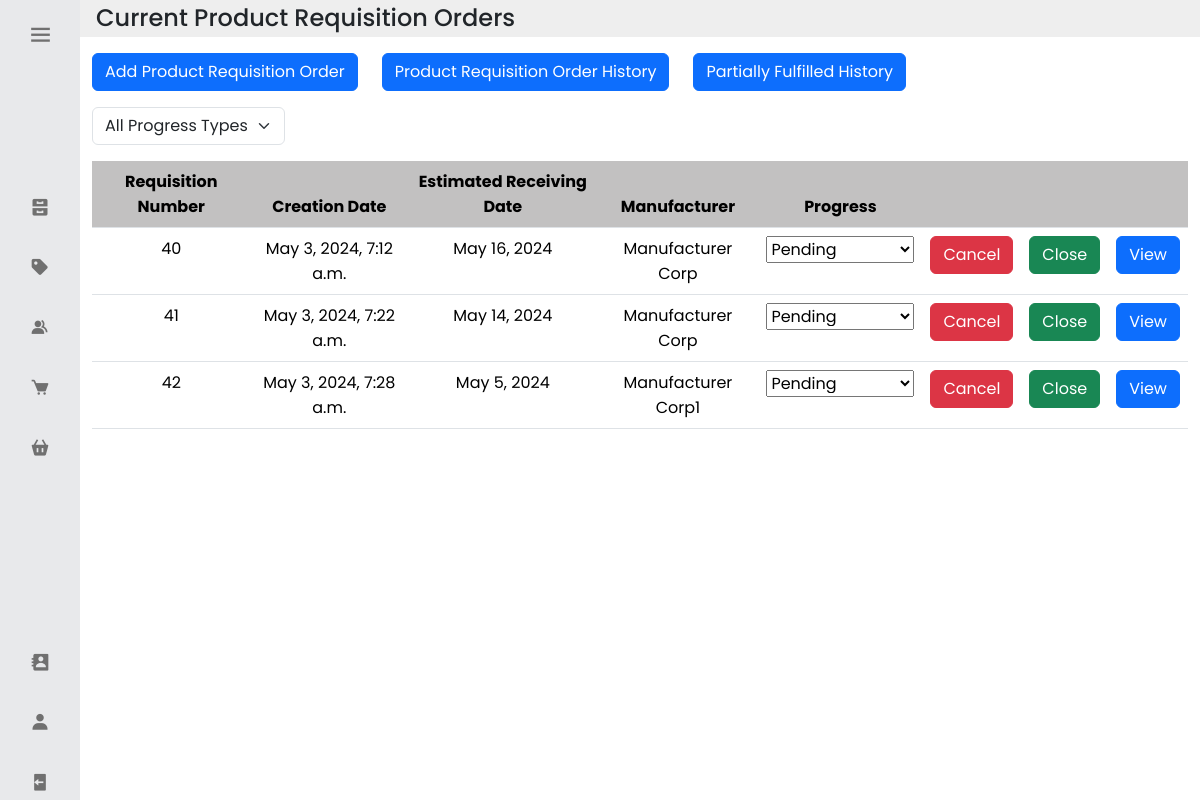
Screenshot of /current_pros (signed in) with the database file from the repository.
### inventoryapp/models.py (models this page shows, shortened)
class Product_Requisition_Order(models.Model):
    Product_Requisition_ID = models.AutoField(primary_key=True)
    Creation_Date = models.DateTimeField()
    Estimated_Receiving_Date = models.DateField()
    Received_Date = models.DateTimeField(null=True, blank=True)
    PRO_Manufacturer = models.CharField(max_length=32)
    Total_Cost = models.DecimalField(max_digits=9, decimal_places=2, validators=[MinValueValidator(0)])
    Notes = models.TextField(validators =[MaxLengthValidator(1024)], null=True, blank=True)
    Progress = models.CharField(max_length=16, default = "Pending")
    PRO_Status = models.CharField(max_length=16, default = "Ongoing")
    Account_ID_Closed_by = models.ForeignKey('Account', on_delete=models.CASCADE, related_name='pro_closed', null=True, blank=True)
    Account_ID_Created_by = models.ForeignKey('Account', on_delete=models.CASCADE, related_name='pro_created')

### inventoryapp/views.py (the view)
# urls.py: path('current_pros', views.requisition_order_list, name='current_pros'),
@login_required
def requisition_order_list(request):
    all_requisition_orders = Product_Requisition_Order.objects.all()
    progress_type_param = request.GET.get('progress_type')
    if progress_type_param:
            if progress_type_param == 'Pending':
                all_requisition_orders = all_requisition_orders.filter(Progress='Pending')
            elif progress_type_param == 'To be Picked Up':
                all_requisition_orders = all_requisition_orders.filter(Progress='To be Picked Up')
    return render(request, 'inventoryapp/current_pros.html', {'requisition_orders':all_requisition_orders})

### inventoryapp/models.py (called while the page is built)
    def __str__(self):
        return str(self.user)

### inventoryapp/templates/inventoryapp/current_pros.html (shortened to what this page needs)
<link rel="stylesheet" href="https://cdnjs.cloudflare.com/ajax/libs/twitter-bootstrap/5.3.0/css/bootstrap.min.css">
<link rel="stylesheet" href="https://cdn.datatables.net/2.0.0/css/dataTables.bootstrap5.css">
{% extends 'inventoryapp/base.html' %}
{% load static %}
{% block content %}
<head>
</head>
<body class="bg-light">
  <div class="container-fluid">
    <div class="row p-1" style="background-color: #eee;">
      <div class="col-md-auto d-flex align-items-center">
        <h4 class="m-0 mr-3">Current Product Requisition Orders</h4>
      </div>
    </div>
    <div class="row mt-3">
      <div class="col-md-auto">
        <a href="{% url 'add_pro' %}" class="btn btn-primary">Add Product Requisition Order</a>
      </div>
      <div class="col-md-auto">
        <a href="{% url 'history_pro' %}" class="btn btn-primary">Product Requisition Order History</a>
      </div>
      <div class="col-md-auto">
        <a href="{% url 'history_partially_fulfilled' %}" class="btn btn-primary">Partially Fulfilled History</a>
      </div>
    </div>
    <div class="row mt-3">
      <div class="col-md-auto">
        <select id="customerFilter" class="form-select" aria-label="Filter by Progress">
            <option value="">All Progress Types</option>
        </select>
      </div>
    </div>
    <div class="row mt-3">
      <div class="table-responsive">
        <table id="currentpro" class="table text-center">
          <thead>
            <tr>
              <th scope="col" style="background-color: #C2C1C1; text-align: center;">Requisition Number</th>
              <th scope="col" style="background-color: #C2C1C1; text-align: center;">Creation Date</th>
              <th scope="col" style="background-color: #C2C1C1; text-align: center;">Estimated Receiving Date</th>
              <th scope="col" style="background-color: #C2C1C1; text-align: center;">Manufacturer</th>
              <th scope="col" style="background-color: #C2C1C1; text-align: center;">Progress</th>
              <th scope="col" style="background-color: #C2C1C1;" data-orderable="false"> </th>
              <th scope="col" style="background-color: #C2C1C1;" data-orderable="false"> </th>
              <th scope="col" style="background-color: #C2C1C1;" data-orderable="false"> </th>
            </tr>
          </thead>
          <tbody>
            {% for pro in requisition_orders %}
              {% if pro.PRO_Status == "Ongoing" %}
                <tr>
                    <td class = "iname" style="text-align: center;">{{pro.Product_Requisition_ID}}</td>
                    <td class = "iid" style="text-align: center;">{{pro.Creation_Date}}</td>
                    <td class = "iact_inv_cnt" style="text-align: center;">{{pro.Estimated_Receiving_Date}}</td>
                    <td class = "iact_inv_cnt" style="text-align: center;">{{pro.PRO_Manufacturer}}</td>
                    <td class="iact_inv_cnt" style="text-align: center;">
                      <select class="PRO_progress_dropdown" name="PRO_progress_dropdown" data-PRO-pk="{{ pro.Product_Requisition_ID }}" onchange="updateProgress(this)">
                        <option value="Pending" {% if pro.Progress == "Pending" %}selected{% endif %}>Pending</option>
                      </select>
                    </td>
                    <td>
                      {% if not has_parfills %}
                      <form id="cancelPRoForm{{ pro.Product_Requisition_ID }}" action="{% url 'cancel_pro' pk=pro.pk account_id=request.user.account.pk %}" method="post">
                          <button type="button" class="btn btn-danger openCancelModal" data-pro-pk="{{ pro.Product_Requisition_ID }}">Cancel</button>
                      </form>
                      {% else %}
                        <button type="button" class="btn btn-danger" disabled>Cancel</button>
                      {% endif %}
                    </td>
                    <td>
                      <form id="closePRoForm{{ pro.Product_Requisition_ID }}" action="{% url 'close_pro' pk=pro.pk account_id=request.user.account.pk %}" method="post">
                        <button type="button" class="btn btn-success openModal" data-pro-pk="{{ pro.Product_Requisition_ID }}">Close</button>
                    </form>
                    </td>
                    <td>
                      <a href="{% url 'view_pro' pk=pro.pk %}" type="button" class="btn btn-primary">View</a>
                    </td>
                </tr>
              {% endif %}
            {% endfor %}
          </tbody>
        </table>
      </div>
    </div>
  </div>
</body>
{% endblock %}

### inventoryapp/static/base.css (style rules this page uses)
* { font-family: 'Poppins', sans-serif; margin: 0; padding: 0; box-sizing: border-box; }
:root { --body-color: #fff; --sidebar-color: #e8e9eb; --primary-color: #970101; --primary-color-light: #800080; --toggle-color: #ddd; --text-color: #707070; --tran-02: all 0.2s ease; --tran-03: all 0.3s ease; --tran-04: all 0.4s ease; --tran-05: all 0.5s ease; }

### rows the page displays
Product_Requisition_Order: Product_Requisition_ID "40", Creation_Date "May 3, 2024, 7:12 a.m.", Estimated_Receiving_Date "May 16, 2024", PRO_Manufacturer "Manufacturer Corp", PRO_progress_dropdown "Pending"
Product_Requisition_Order: Product_Requisition_ID "41", Creation_Date "May 3, 2024, 7:22 a.m.", Estimated_Receiving_Date "May 14, 2024", PRO_Manufacturer "Manufacturer Corp", PRO_progress_dropdown "Pending"
Product_Requisition_Order: Product_Requisition_ID "42", Creation_Date "May 3, 2024, 7:28 a.m.", Estimated_Receiving_Date "May 5, 2024", PRO_Manufacturer "Manufacturer Corp1", PRO_progress_dropdown "Pending"
